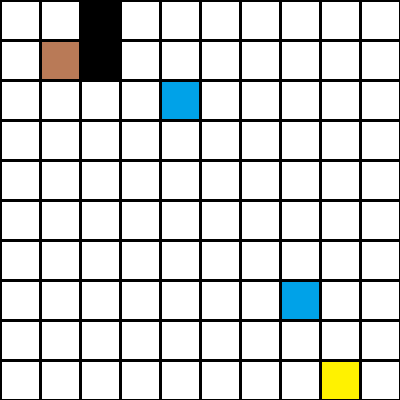
#> input picture path finding/test_images/test_image23.png, 400 x 400 px
$ python realtime8way.py   (Python 2 division)
#> lines starting #> are read from the running program, lines starting #| are printed output that depends on the picture; after the words box and inside, x2 and y2 are one past the last pixel; in counts of white or black regions, pixels touching at a corner belong together
import cv2
import numpy as np
from heapq import *

img=cv2.imread('test_images/test_image23.png')  #read the image
#> img is the input picture: shape (400, 400, 3); mean B, G, R 209.8, 211, 208.9
def h(a,b):
   return (b[0]-a[0])+(b[1]-a[1])
def astar(start,goal):
  cs1=cs=start
  gs=goal
  close=set()
  parent={}
  gval={(start):0}
  fval={(start):gval[start]+h(start,goal)}
  s=[]
  axis={(0,1),(0,-1),(1,0),(-1,0),(1,1),(1,-1),(-1,1),(-1,-1)}
  heappush(s,(fval[start],start))
  fu=0
  close.add(cs)


  while cs !=gs and cs1 !=gs:
   cs=heappop(s)[1]
   for i,j in axis:
    current=cs[0]+i,cs[1]+j
    if 0<= current[0] <10 and 0<= current[1] <10:

       if a[current[0]][current[1]] ==100:
           continue
    else:
       continue

    if i==0 or j ==0:
      g=(gval[cs]+10)
    elif i !=0 and j != 0:
      g=(gval[cs]+14)

    f=g+h(current,goal)

    if current in close :
          continue
    parent[current]=cs
    close.add(current)

    if current ==gs:
      path=[]
      loop=0
      while current in parent:
         loop=loop+1
         path.append(current)
         fuck=current
         current=parent[current]
         cv2.line(img,(((fuck[1]+1)*40)-20,((fuck[0]+1)*40)-20),(((current[1]+1)*40)-20,((current[0]+1)*40)-20),(255,255,0),3)
      path.append(start)
      print path
      for f in range(0,loop+1):
        print path[loop]
        loop=loop-1
      cs1=gs


    gval[current]=g
    fval[current]=f
    heappush(s,(fval[current],current))

def center(lw,hi):
#> called with lw = 120, hi = 130
    mask = cv2.inRange(img, np.array([0,lw,0]), np.array([255,hi,255]))
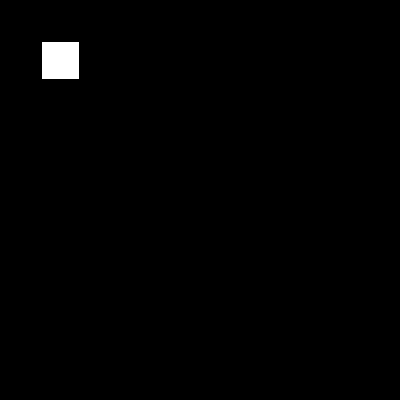
#> mask: shape (400, 400); 0.86% white; 1 white region, box (x1, y1, x2, y2) and area: (42, 42, 79, 79) 1369
    contours, hierarchy = cv2.findContours(mask,cv2.RETR_TREE,cv2.CHAIN_APPROX_SIMPLE)
#> contours = [[[42, 42], [42, 78], [78, 78], [78, 42]]]
    M = cv2.moments(contours[0])
#> M = moments, m00 1296, centre m10/m00, m01/m00 = (60, 60)
    cx = int(M['m10']/M['m00'])
#> cx = 60
    cy = int(M['m01']/M['m00'])
#> cy = 60
    return (cx,cy)
strow,stcol = center(120,130)
#> strow = 60; stcol = 60
gorow,gocol= center(160,170)
#> call 2 of center, with lw = 160, hi = 170
#> in center (call 2), `mask = cv2.inRange(img, np.array([0,lw,0]), np.array([255,hi,255]))`:
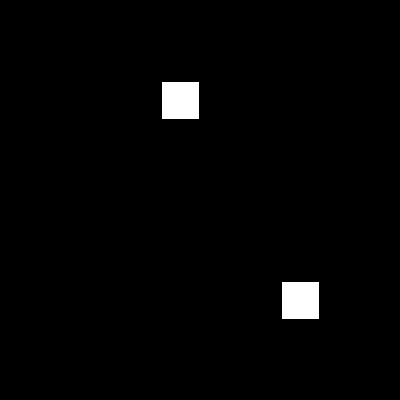
#> mask: shape (400, 400); 1.7% white; 2 white regions
#> in center (call 2), `contours, hierarchy = cv2.findContours(mask,cv2.RETR_TREE,cv2.CHAIN_AP..`: contours = 2 contours; box (x1, y1, x2, y2) and area: (282, 282, 319, 319) 1296, (162, 82, 199, 119) 1296
#> in center (call 2), `M = cv2.moments(contours[0])`: M = moments, m00 1296, centre m10/m00, m01/m00 = (300, 300)
#> in center (call 2), `cx = int(M['m10']/M['m00'])`: cx = 300
#> gorow = 300; gocol = 300
finalrow,finalcol=center(240,250)
#> call 3 of center, with lw = 240, hi = 250
#> in center (call 3), `mask = cv2.inRange(img, np.array([0,lw,0]), np.array([255,hi,255]))`:
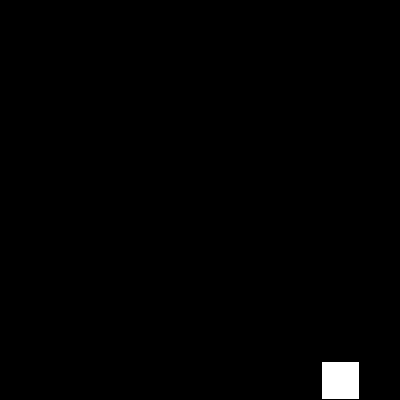
#> mask: shape (400, 400); 0.86% white; 1 white region, box (x1, y1, x2, y2) and area: (322, 362, 359, 399) 1369
#> in center (call 3), `contours, hierarchy = cv2.findContours(mask,cv2.RETR_TREE,cv2.CHAIN_AP..`: contours = [[[322, 362], [322, 398], [358, 398], [358, 362]]]
#> in center (call 3), `M = cv2.moments(contours[0])`: M = moments, m00 1296, centre m10/m00, m01/m00 = (340, 380)
#> in center (call 3), `cx = int(M['m10']/M['m00'])`: cx = 340
#> in center (call 3), `cy = int(M['m01']/M['m00'])`: cy = 380
#> finalrow = 340; finalcol = 380
b=[]
a=[]

p=q=0
for i1 in xrange (20,400,40):     ##coverting the image into a matrix

  i=(((i1-20)/40))
  a.append([])

  for j1 in xrange (20,400,40):
      j=(((j1-20)/40))

      if (img[i1,j1,1]==0):
         a[i].append(100)

      else:
         a[i].append(0)

for i in range (10):
    print a[i]


start=(((stcol-20)/40),((strow-20)/40))
#> start = (1, 1)
goal=(((gocol-20)/40),((gorow-20)/40))
#> goal = (7, 7)
final=(((finalcol-20)/40),((finalrow-20)/40))
#> final = (9, 8)
print final
#| (9, 8)
astar(start,final)
#> in astar, `cs1=cs=start`: cs1 = (1, 1)
#> in astar, `gs=goal`: gs = (9, 8)
#> in astar, `gval={(start):0}`: gval = {(1, 1): 0}
#> in astar, `fval={(start):gval[start]+h(start,goal)}`: fval = {(1, 1): 15}
#> the loop in astar, `while cs !=gs and cs1 !=gs:` made 86 passes
#> cs on passes 1 to 12: (1, 1), (2, 1), (0, 1), (1, 0), (2, 2), (2, 0), (0, 0), (3, 1), (2, 3), (3, 2), (3, 0), (3, 3)
#| [(9, 8), (8, 7), (7, 6), (6, 5), (5, 4), (4, 3), (3, 2), (2, 1), (1, 1)]
#| (1, 1)
#| (2, 1)
#| (3, 2)
#| (4, 3)
#| (5, 4)
#| (6, 5)
#| (7, 6)
#| (8, 7)
#| (9, 8)
#> after the loop in astar, `while cs !=gs and cs1 !=gs:`:
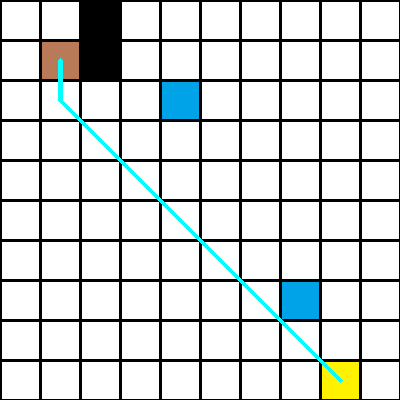
#> img: shape (400, 400, 3); 1.01% of pixels changed, all inside (x1, y1, x2, y2) = (58, 58, 343, 383)
#> after the loop in astar, `while cs !=gs and cs1 !=gs:`: close = 97 items; cs1 = (9, 8); fuck = (2, 1); fval = 96 items; loop = -1; parent = 96 items; path = [(9, 8), (8, 7), (7, 6), (6, 5), (5, 4), (4, 3), (3, 2), (2, 1), (1, 1)]

cv2.imshow('nav',img)
cv2.waitKey(0)
cv2.destroyAllWindows()
